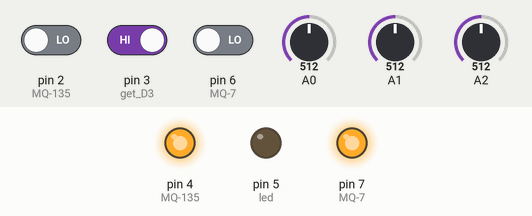
Simulated run of this sketch. Board: Arduino Uno, built with avr-gcc and run on an emulated ATmega328P. Shown: output pins drawn as LEDs (lit = HIGH). The test bench sets the inputs (shaded band); at power-on: pin 3 (get_D3) HIGH, A1 = 512, A2 = 512, pin 2 (MQ-135) LOW, pin 6 (MQ-7) LOW, A0 = 512. What the sketch prints to the serial monitor is not drawn.

Above: at 1.8 s.
1.9 s: pin 3 (get_D3) driven LOW
At 3.1 s:
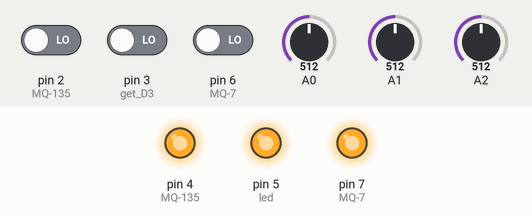
3.5 s: A1 set to 53
5.3 s: A1 set to 48
At 6.5 s:
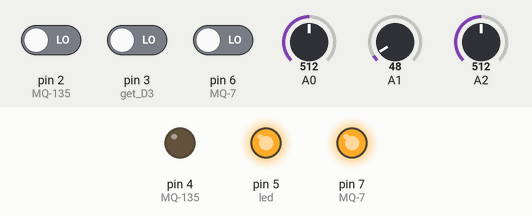
7.7 s: A2 set to 54
9.5 s: A2 set to 47
At 11.0 s:
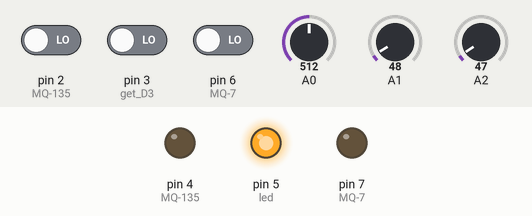
11.9 s: pin 3 (get_D3) driven HIGH
At 13.2 s:
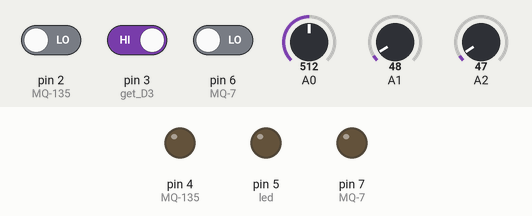
Timing chart, 0 to 14.9 s (numbered marks = the images above; inputs shaded):
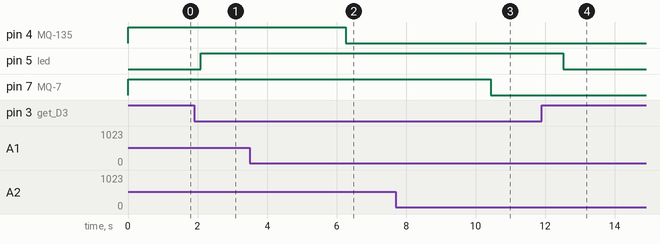

The sketch:

___.ino
```cpp
int led=5;        //fc-37
int get_D3 = 3;   //fc-37
int get_A0 = A0;  //fc-37
int sensorValue;  //MQ-135
int digitalValue; //MQ-135
int DI_7;         //MQ-7
int sV_7;         //MQ-7

void setup() {
  pinMode(led,OUTPUT);   //fc-37 pin5
  pinMode(get_D3, INPUT);//fc-37 pin3
  pinMode(4, OUTPUT);    //MQ-135
  pinMode(2, INPUT);     //MQ-135
  pinMode(7, OUTPUT);    //MQ-7
  pinMode(6, INPUT);     //MQ-7
  Serial.begin(9600);

}

void loop() {
  int value = analogRead(0);    //讀fc-37類比訊號的值
  sensorValue = analogRead(1);  // 讀MQ-135類比訊號的值
  sV_7 = analogRead(2);         // 讀MQ-7類比訊號的值
  digitalValue = digitalRead(2);// 讀MQ-135數位訊號的值
  DI_7 = digitalRead(6);        // 讀MQ-7數位訊號的值

  Serial.print("fc-37 : 類比->");
  Serial.print(value);
  Serial.print("  ");    //在監控視窗印出從A0讀取的值

  if (sensorValue > 50) //檢測到非正常氣體 MQ-135
  { digitalWrite(4, HIGH);} //LED變亮
  else
  { digitalWrite(4, LOW);} //LED變暗

  if (sV_7 > 50) //檢測到非正常氣體 MQ-7
  { digitalWrite(7, HIGH);} //LED變亮
  else
  { digitalWrite(7, LOW);} //LED變暗

  if(digitalRead(get_D3) == LOW)//讀取fc-37感測器的D0輸出"低態"
  {
    Serial.println("Digital value : wet"); //在監控視窗印出"wet"
    digitalWrite(led,HIGH);     //LED變亮
  }
  else                          //讀取fc-37感測器的D0輸出"高態"
  {
    Serial.println("Digital value : dry"); //在監控視窗印出"dry"
    digitalWrite(led,LOW);     //LED變暗
  }
  Serial.print("MQ-135 : 類比->");
  Serial.print(sensorValue, DEC); //印出MQ-135類比訊號
  Serial.print("　數位->");
  Serial.println(digitalValue, DEC);//印出MQ-135數位訊號
  Serial.print("MQ-7 : 類比->");
  Serial.print(sV_7, DEC); //印出MQ-135類比訊號
  Serial.print("　數位->");
  Serial.println(DI_7, DEC);//印出MQ-135數位訊號
  Serial.println("　");
  delay(1000);
}
/* MQ-135
正常空氣返回約100-200
酒精返回大約 700
較輕的氣體返回約750 */
```

Measured:
- the behaviour switches between 51 and 50 on A1 (found by bisection; images 1 and 2)
- the behaviour switches between 51 and 50 on A2 (found by bisection; images 2 and 3)
- after the input at 1.9 s, pin 5 (led): LOW → HIGH after 0.19 s
- after the input at 3.5 s, every drawn part: stays the same
- after the input at 5.3 s, pin 4 (MQ-135): HIGH → LOW after 0.96 s
- after the input at 7.7 s, every drawn part: stays the same
- after the input at 9.5 s, pin 7 (MQ-7): HIGH → LOW after 0.93 s
- after the input at 11.9 s, pin 5 (led): HIGH → LOW after 0.62 s
